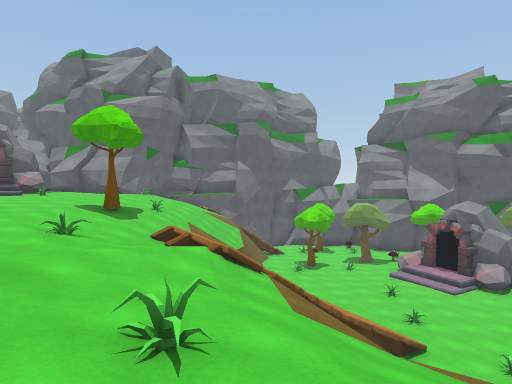
View 1 (above)

24 first-person views from a walk through a 3-D level made in the Unity game engine. The camera is 1.5 m above the floor, tilts 2° down and sees 75° across. The floor is counted in squares, 2 m on a side. Each view is taken from the middle of a square. On the plan, view 1 faces up. The plan holds only what a view shows up to about 11 squares ahead; the rest is blank. The place goes on beyond the plan. The player is left out.

View 2
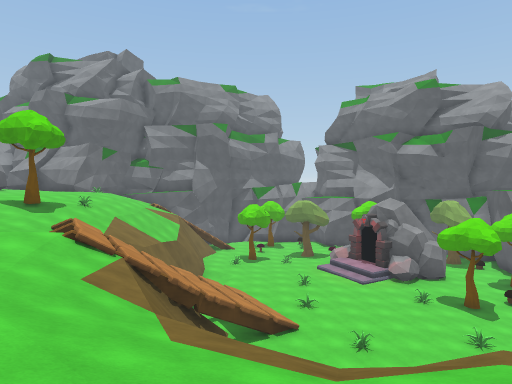

View 3
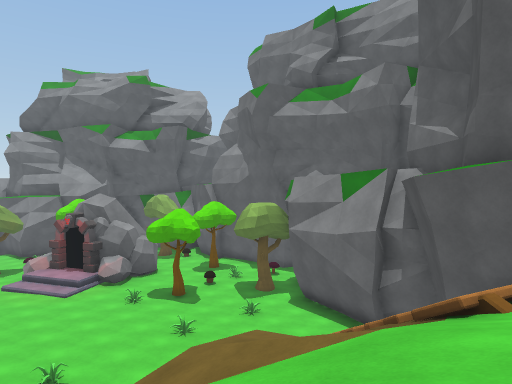

View 4
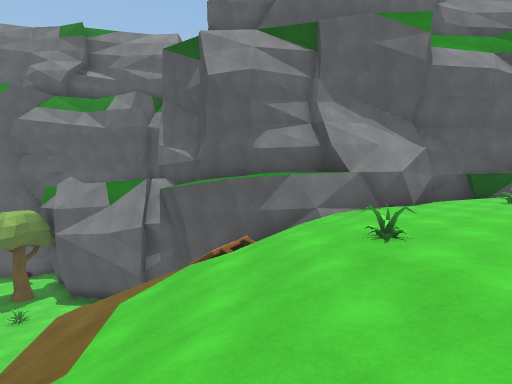

View 5
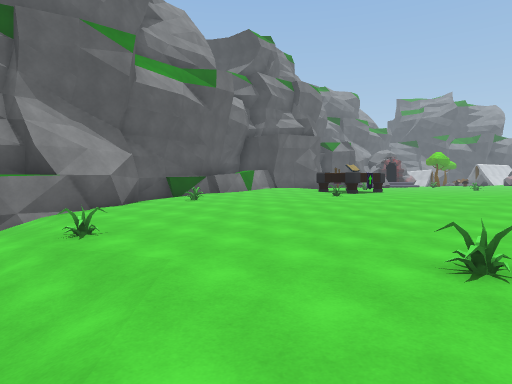

View 6
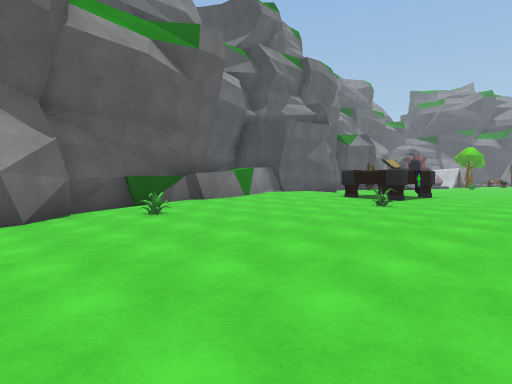

View 7
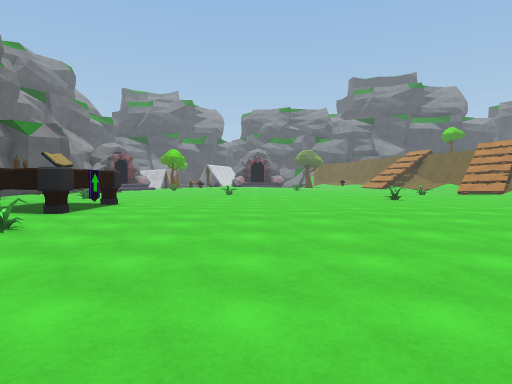

View 8
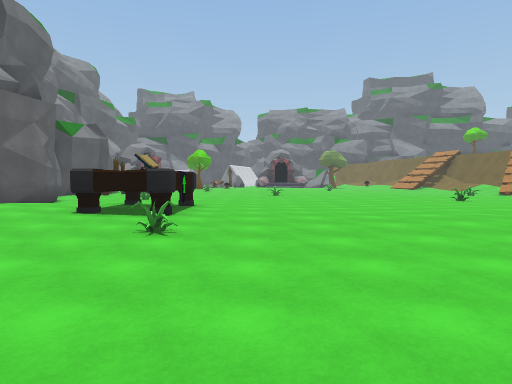

View 9
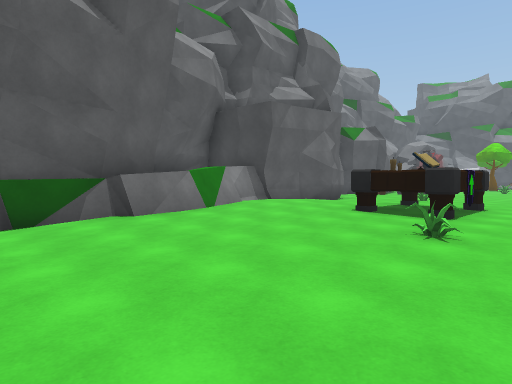

View 10
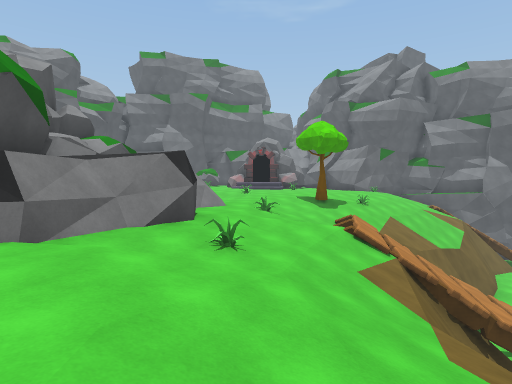

View 11
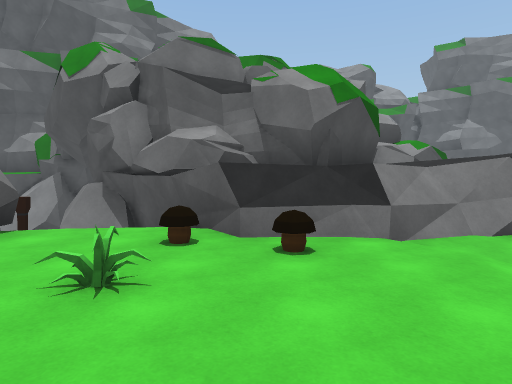

View 12
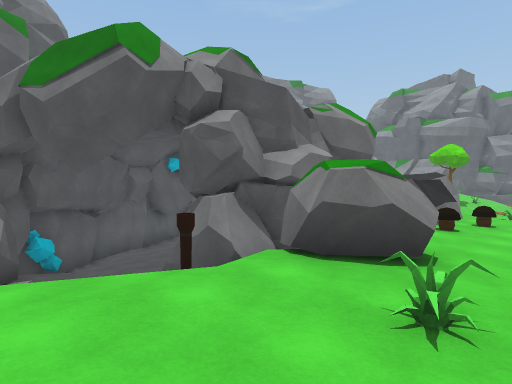

View 13
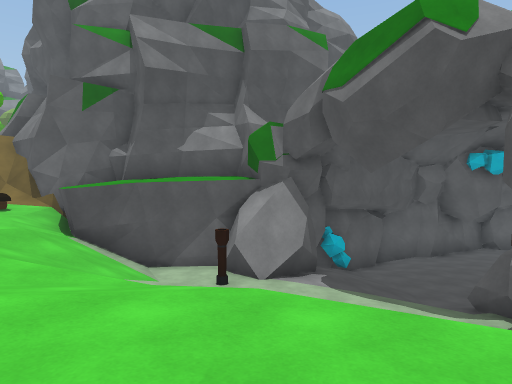

View 14
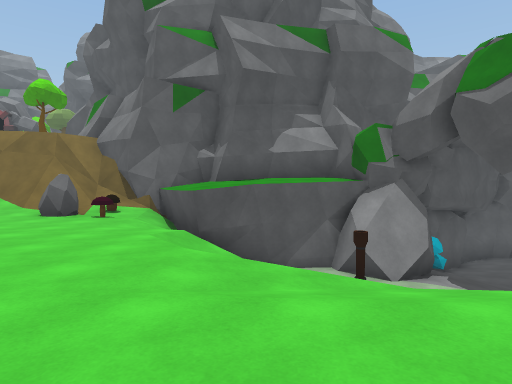

View 15
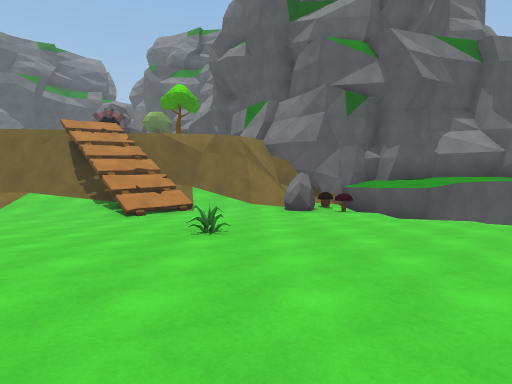

View 16
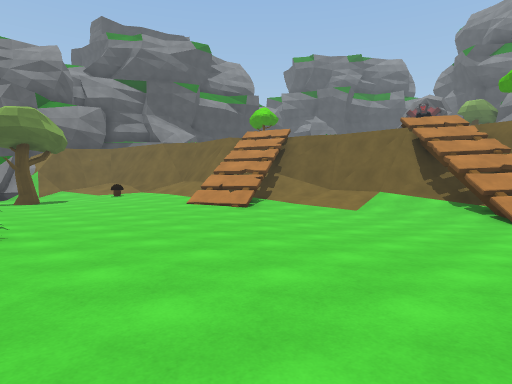

View 17
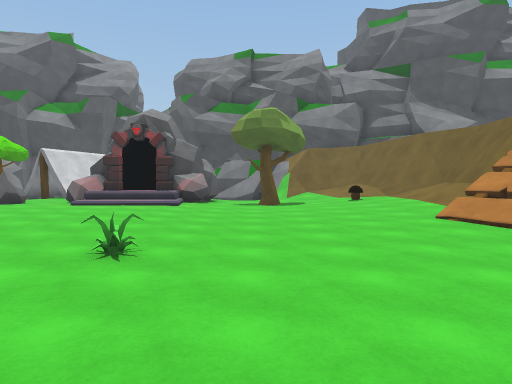

View 18
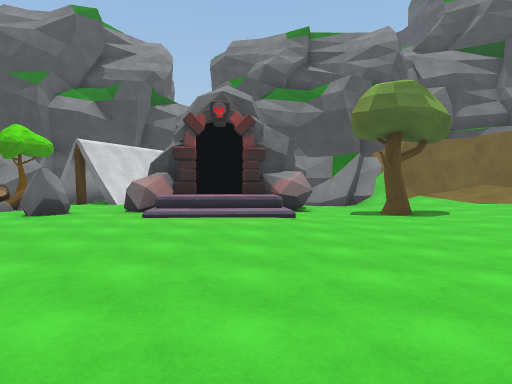

View 19
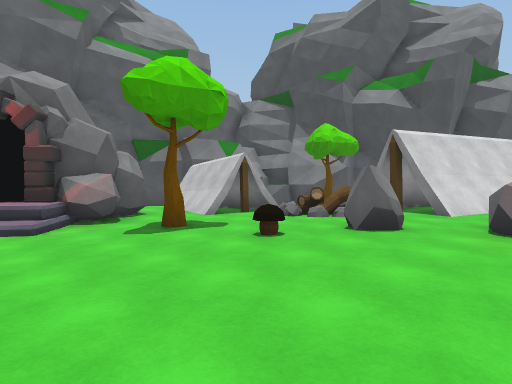

View 20
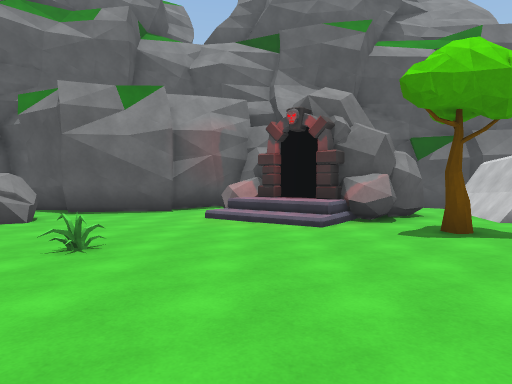

View 21
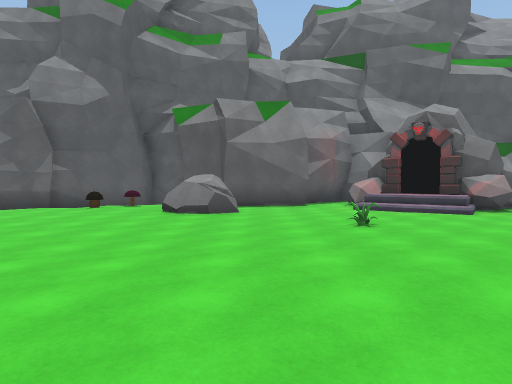

View 22
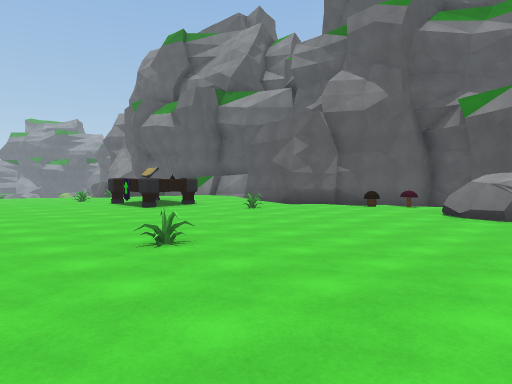

View 23
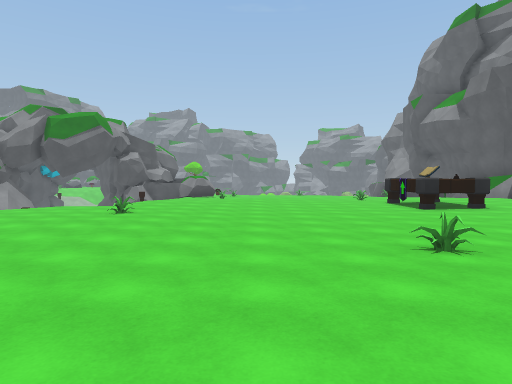

View 24
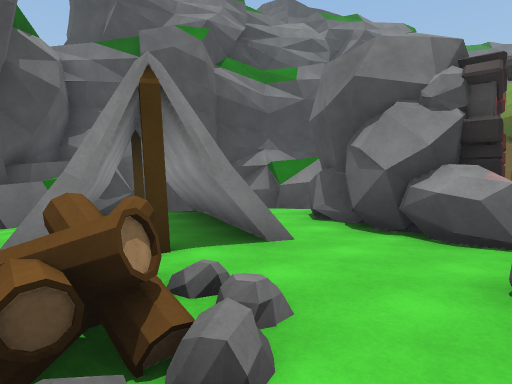

### Floor plan
Key: @ floor where view 1 was taken; # wall or solid block; . main floor; : floor 0.25 m higher than the main floor; - floor 0.25 m lower than the main floor; _ floor 0.5 m lower than the main floor; + floor 1 m higher than the main floor; < floor 1 m lower than the main floor; ( floor 1.25 m lower than the main floor; ! floor 3 m lower than the main floor; ? floor 4 m lower than the main floor; / step, stairs or slope; = window, fence, low wall or low ledge; ^ raised ledge; v drop or lower ground; O other object.
Columns run from 11 left of view 1 to 13 right of it. Each row starts with its distance up from view 1.
 11    ---//(//   ^^^^^^
 10    --__O//vv^^^OO^^^OO
  9     /_////^^^^^^O^^^^O OO
  8      _///=^^^^^^^^^^O^^OO
  7       _///=^^^^^OO^^O^O^#
  6       //O/=^v  ^^^^^^^^^#
  5       ^/////v         ^^#
  4    O  ##_////v         ^#
  3   OOOO ##/////v//v     ^#
  2     OOO ##O/////// v  ##
  1      O#  #//////////= #
  0          #/@//////////#
 -1          #___////////##
 -2          #______O_///#
 -3 ??     ###=_O_______/#
 -4 /??    #</_______--__##
 -5 /????OOO /-____------_##
 -6 /???/OOO OO-_-------O--#
 -7 #//////O /O-----......-#
 -8 #O////   /.O..........=#
 -9   ##//   /............^#
-10   ##!   //.......O....##
-11   #!O/ //.............##
-12   #!// //.........OO..:#
-13   #//////.........OO.::#
-14   ##////..........OO.. #
-15 ###//.............OO.. #
-16 #^///.....O........... #
-17 #/=O................O..#
-18 #/.O...................##
-19 #//....................
-20 =///...O.......O......==
-21 ##/=.....................
-22  #^^/................OO .
-23  ###/--..............OO.#
-24   #//---................#
-25   #//........ ..........#
-26   ##/..............O.....
-27   ##//......O...........O
-28     /^/...............:#O
-29      #^...............###
-30      //...............O#
-31     #//:..........=.O.O#
-32     #///......./.......#
-33     #//=.....=/O.O....OO
-34     ##////O.O#+#O..OO.OOO
-35      #///...####...OO OOO
-36      #////..   #.###
-37      #=##/#.   ::###
-38                :####
-39             #   ###.
-40             #   # ##

Positions as (right, up) in squares from view 1, and headings:
1: (0, 0), facing up
2: (3, -1), facing up
3: (4, 0), facing up-right
4: (1, 0), facing right
5: (0, 0), facing down-right
6: (3, -3), facing down-right
7: (3, -6), facing down
8: (5, -6), facing down
9: (5, -6), facing down-right
10: (3, -1), facing up-left
11: (3, -2), facing left
12: (1, -10), facing up-left
13: (0, -10), facing left
14: (0, -13), facing left
15: (1, -19), facing left
16: (1, -21), facing down-left
17: (-1, -23), facing down
18: (2, -26), facing down
19: (4, -28), facing down-right
20: (4, -28), facing right
21: (2, -24), facing right
22: (2, -24), facing up-right
23: (2, -24), facing up
24: (9, -33), facing down-left
